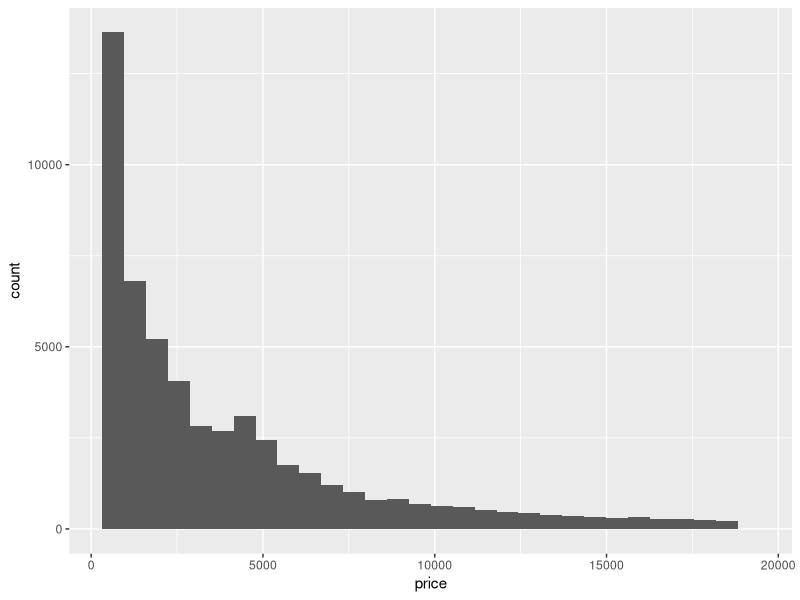
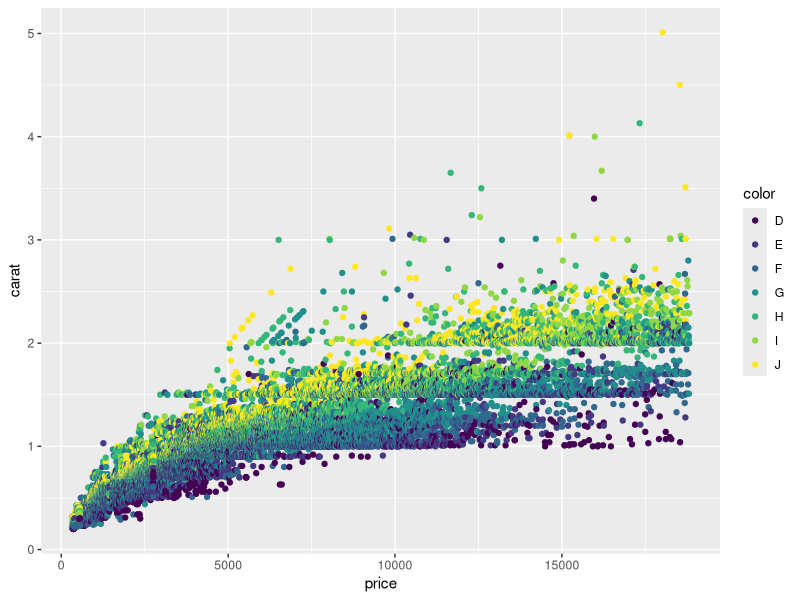

R code for these plots, in order:
## ---- chunk 1
library(ggplot2)
#diamonds <- diamonds[1:1000,]
diamonds
## ---- chunk 2
ggdiamonds <- ggplot(data = diamonds, aes(x = price)) +
        geom_histogram()

ggdiamonds
## ---- chunk 3
ggprice <- ggplot(data = diamonds, aes(x = price, y = carat)) +
        geom_point(aes(colour = color))

ggprice
